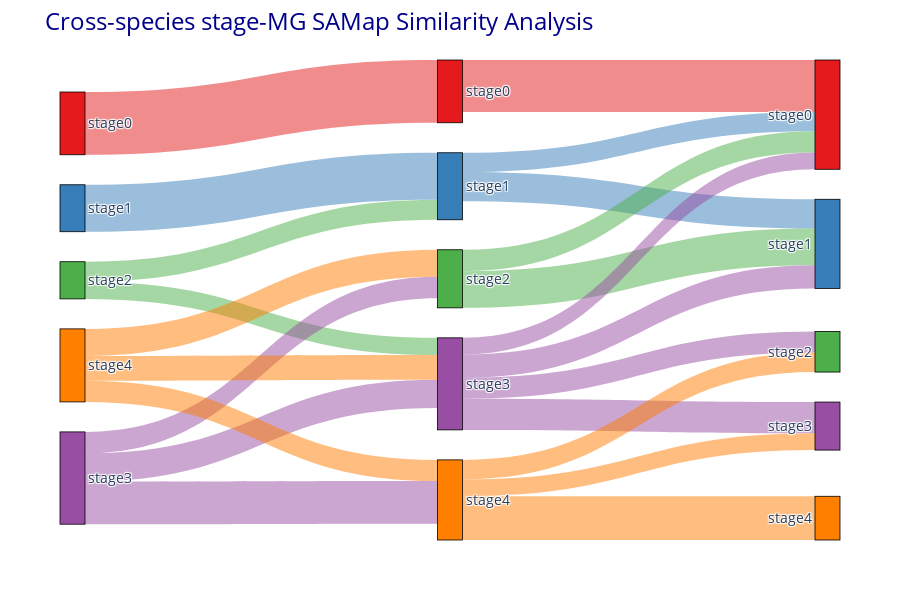

Notebook code cell kept with this figure:
### Code cell
link_colors = [
    f"rgba({int(c[1:3], 16)}, {int(c[3:5], 16)}, {int(c[5:7], 16)}, 0.5)"
    for c in [node_colors[source] for source in sankey_links["source"]]
]

# 修正和优化布局
fig = go.Figure(go.Sankey(
    node=dict(
        pad=30,  # 调整间距，使节点间的布局更美观
        thickness=25,  # 增加节点厚度，使视觉效果更协调
        line=dict(color="black", width=0.8),  # 调整节点边框
        label=fix_nodes,  # 节点标签
        color=node_colors,  # 使用已分配的节点颜色
    ),
    link=dict(
        source=sankey_links["source"],  # 链接起点
        target=sankey_links["target"],  # 链接终点
        value=sankey_links["value"],  # 权重
        color=link_colors,  # 链接颜色透明化
    )
))

# 确保每一列数据的 y 轴长度一致
fig.update_traces(arrangement="snap")  # 使用 snap 模式使布局整齐

# 更新布局
fig.update_layout(
    title_text="Cross-species stage-MG SAMap Similarity Analysis",  # 英文标题
    title_font=dict(size=24, color="darkblue"),  # 标题字体大小和颜色
    font_size=14,  # 全局字体大小
    paper_bgcolor="white",  # 图表背景颜色
    plot_bgcolor="white",  # 绘图区背景颜色
    margin=dict(l=60, r=60, t=60, b=60),  # 调整边距
    height=600,  # 调整图表高度
    width=900   # 调整图表宽度
)

### Figure 1 — Plotly figure (JSON) as saved in the notebook; plotly's stock layout.template omitted (floating-point values rounded to 4 significant figures)
{"data": [{"arrangement": "snap", "link": {"color": ["rgba(228, 26, 28, 0.5)", "rgba(55, 126, 184, 0.5)", "rgba(77, 175, 74, 0.5)", "rgba(77, 175, 74, 0.5)", "rgba(152, 78, 163, 0.5)", "rgba(152, 78, 163, 0.5)", "rgba(152, 78, 163, 0.5)", "rgba(255, 127, 0, 0.5)", "rgba(255, 127, 0, 0.5)", "rgba(255, 127, 0, 0.5)", "rgba(228, 26, 28, 0.5)", "rgba(55, 126, 184, 0.5)", "rgba(55, 126, 184, 0.5)", "rgba(77, 175, 74, 0.5)", "rgba(77, 175, 74, 0.5)", "rgba(152, 78, 163, 0.5)", "rgba(152, 78, 163, 0.5)", "rgba(152, 78, 163, 0.5)", "rgba(152, 78, 163, 0.5)", "rgba(255, 127, 0, 0.5)", "rgba(255, 127, 0, 0.5)", "rgba(255, 127, 0, 0.5)"], "source": [5, 6, 7, 7, 8, 8, 8, 9, 9, 9, 0, 1, 1, 2, 2, 3, 3, 3, 3, 4, 4, 4], "target": [0, 1, 1, 3, 2, 3, 4, 2, 3, 4, 10, 10, 11, 10, 11, 10, 11, 12, 13, 12, 13, 14], "value": [0.7608, 0.5693, 0.2429, 0.2077, 0.2595, 0.3435, 0.516, 0.3282, 0.3003, 0.2569, 0.6292, 0.2332, 0.3556, 0.2603, 0.444, 0.2021, 0.281, 0.2555, 0.3771, 0.2361, 0.2053, 0.53]}, "node": {"color": ["#e41a1c", "#377eb8", "#4daf4a", "#984ea3", "#ff7f00", "#e41a1c", "#377eb8", "#4daf4a", "#984ea3", "#ff7f00", "#e41a1c", "#377eb8", "#4daf4a", "#984ea3", "#ff7f00"], "label": ["stage0", "stage1", "stage2", "stage3", "stage4", "stage0", "stage1", "stage2", "stage3", "stage4", "stage0", "stage1", "stage2", "stage3", "stage4"], "line": {"color": "black", "width": 0.8}, "pad": 30, "thickness": 25, "x": [0.5, 0.5, 0.5, 0.5, 0.5, 0.01603, 0.01603, 0.01603, 0.01603, 0.01603, 0.984, 0.984, 0.984, 0.984, 0.984], "y": [0.06537, 0.263, 0.4558, 0.6747, 0.9165, 0.132, 0.3088, 0.459, 0.8709, 0.6362, 0.1138, 0.383, 0.6079, 0.7626, 0.9545]}, "type": "sankey"}], "layout": {"font": {"size": 14}, "height": 600, "margin": {"b": 60, "l": 60, "r": 60, "t": 60}, "paper_bgcolor": "white", "plot_bgcolor": "white", "title": {"font": {"color": "darkblue", "size": 24}, "text": "Cross-species stage-MG SAMap Similarity Analysis"}, "width": 900}}
